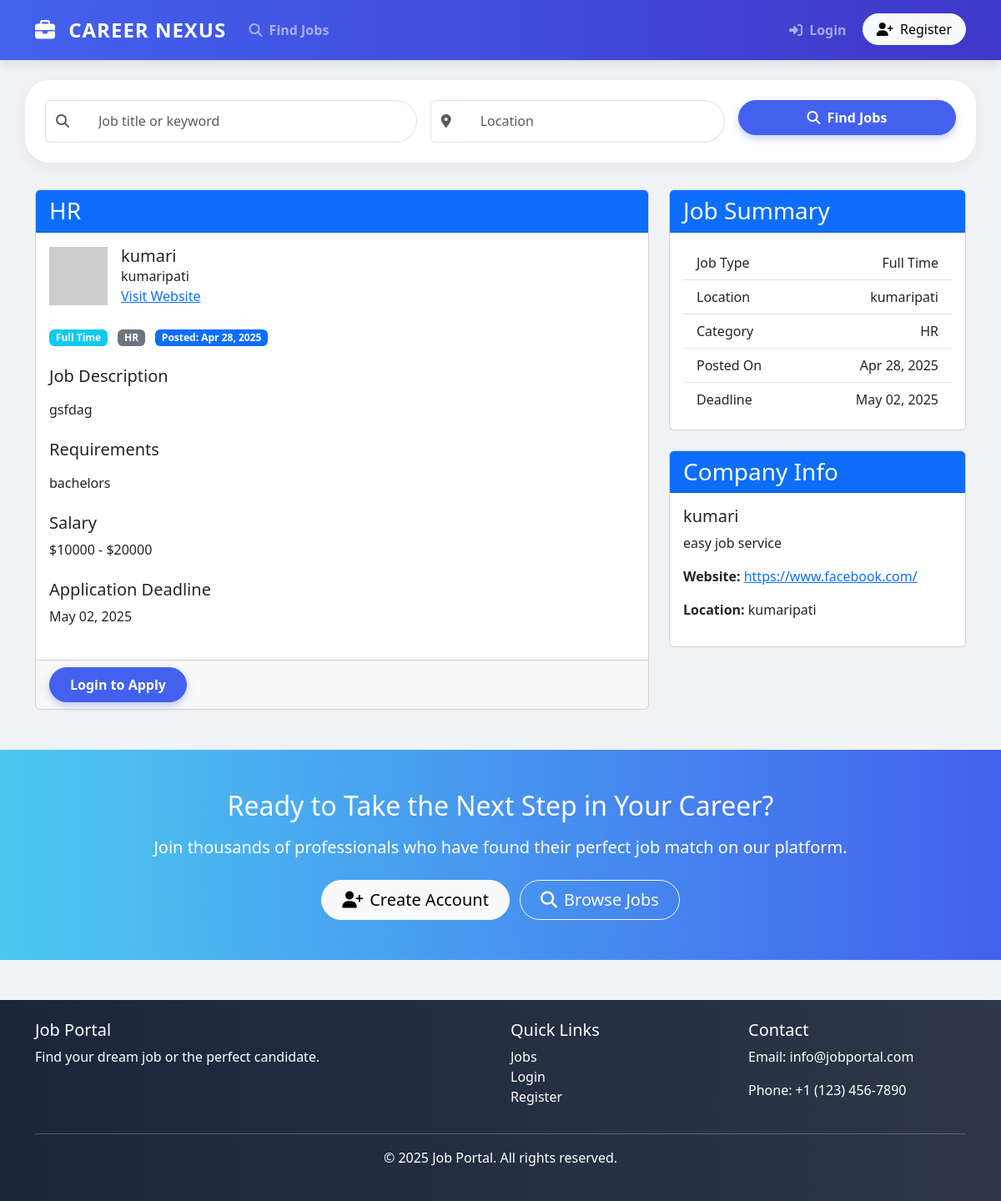
Screenshot of /jobs/3/ with the database file from the repository.
### jobs/models.py (models this page shows, shortened)
class Job(models.Model):
    JOB_TYPE_CHOICES = [
        ('full_time', 'Full Time'),
        ('part_time', 'Part Time'),
        ('contract', 'Contract'),
        ('internship', 'Internship'),
        ('remote', 'Remote'),
    ]
    title = models.CharField(max_length=100)
    company = models.ForeignKey(Company, on_delete=models.CASCADE, related_name='jobs')
    category = models.ForeignKey(Category, on_delete=models.SET_NULL, null=True, related_name='jobs')
    description = models.TextField()
    requirements = models.TextField()
    salary_min = models.IntegerField(blank=True, null=True)
    salary_max = models.IntegerField(blank=True, null=True)
    location = models.CharField(max_length=100)
    job_type = models.CharField(max_length=20, choices=JOB_TYPE_CHOICES)
    posted_by = models.ForeignKey(User, on_delete=models.CASCADE, related_name='posted_jobs')
    created_at = models.DateTimeField(auto_now_add=True)
    deadline = models.DateField()
    is_active = models.BooleanField(default=True)

class Category(models.Model):
    name = models.CharField(max_length=100)
    class Meta:
        verbose_name_plural = "Categories"

### companies/models.py (models this page shows, shortened)
class Company(models.Model):
    name = models.CharField(max_length=100)
    owner = models.ForeignKey(User, on_delete=models.CASCADE, related_name='companies')
    logo = models.ImageField(upload_to='company_logos/', blank=True, null=True)
    description = models.TextField()
    website = models.URLField(blank=True, null=True)
    location = models.CharField(max_length=100)
    established_date = models.DateField(blank=True, null=True)
    class Meta:
        verbose_name_plural = "Companies"

### jobs/views.py (the view)
# urls.py: path('jobs/<int:pk>/', views.job_detail, name='job_detail'),
def job_detail(request, pk):
    job = get_object_or_404(Job, pk=pk)
    already_applied = False
    if request.user.is_authenticated:
        already_applied = Application.objects.filter(job=job, applicant=request.user).exists()
    return render(request, 'jobs/job_detail.html', {
        'job': job,
        'already_applied': already_applied
    })

### templates/jobs/job_detail.html (shortened to what this page needs)
{% extends 'base.html' %}
{% block content %}
<div class="row">
    <div class="col-md-8">
        <div class="card mb-4">
            <div class="card-header bg-primary text-white">
                <h3 class="mb-0">{{ job.title }}</h3>
            </div>
            <div class="card-body">
                <div class="d-flex align-items-center mb-4">
                    {% if job.company.logo %}
                        <img src="{{ job.company.logo.url }}" alt="{{ job.company.name }} Logo" class="me-3" style="width: 70px; height: 70px; object-fit: contain;">
                    {% else %}
                        <img src="https://via.placeholder.com/70" alt="Company Logo" class="me-3">
                    {% endif %}
                    <div>
                        <h5 class="mb-0">{{ job.company.name }}</h5>
                        <p class="mb-0">{{ job.location }}</p>
                        {% if job.company.website %}
                            <a href="{{ job.company.website }}" target="_blank">Visit Website</a>
                        {% endif %}
                    </div>
                </div>
                <div class="mb-4">
                    <span class="badge bg-info me-2">{{ job.get_job_type_display }}</span>
                    {% if job.category %}
                        <span class="badge bg-secondary me-2">{{ job.category.name }}</span>
                    {% endif %}
                    <span class="badge bg-primary">Posted: {{ job.created_at|date:"M d, Y" }}</span>
                </div>
                <div class="mb-4">
                    <h5>Job Description</h5>
                    <p>{{ job.description|linebreaks }}</p>
                </div>
                <div class="mb-4">
                    <h5>Requirements</h5>
                    <p>{{ job.requirements|linebreaks }}</p>
                </div>
                {% if job.salary_min or job.salary_max %}
                    <div class="mb-4">
                        <h5>Salary</h5>
                        <p>
                            {% if job.salary_min and job.salary_max %}
                                ${{ job.salary_min }} - ${{ job.salary_max }}
                            {% elif job.salary_min %}
                                From ${{ job.salary_min }}
                            {% elif job.salary_max %}
                                Up to ${{ job.salary_max }}
                            {% endif %}
                        </p>
                    </div>
                {% endif %}
                <div class="mb-4">
                    <h5>Application Deadline</h5>
                    <p>{{ job.deadline|date:"F d, Y" }}</p>
                </div>
            </div>
<div class="card-footer">
    {% if user.is_authenticated %}
        {% if user.profile.is_employer %}
            {% if job.posted_by == user %}
                <div class="d-flex">
                    <a href="{% url 'job_update' job.pk %}" class="btn btn-primary me-2">Edit Job</a>
                    <a href="{% url 'job_delete' job.pk %}" class="btn btn-danger me-2">Delete Job</a>
                    <a href="{% url 'manage_applications' job.pk %}" class="btn btn-info">Manage Applications</a>
                </div>
            {% endif %}
        {% else %}
            {% if already_applied %}
                <button class="btn btn-success" disabled>Already Applied</button>
            {% else %}
                <a href="{% url 'apply_for_job' job.pk %}" class="btn btn-primary">Apply Now</a>
            {% endif %}
        {% endif %}
    {% else %}
        <a href="{% url 'login' %}?next={% url 'apply_for_job' job.pk %}" class="btn btn-primary">Login to Apply</a>
    {% endif %}
</div>
        </div>
    </div>
    <div class="col-md-4">
        <div class="card mb-4">
            <div class="card-header bg-primary text-white">
                <h3 class="mb-0">Job Summary</h3>
            </div>
            <div class="card-body">
                <ul class="list-group list-group-flush">
                    <li class="list-group-item d-flex justify-content-between align-items-center">
                        <span>Job Type</span>
                        <span>{{ job.get_job_type_display }}</span>
                    </li>
                    <li class="list-group-item d-flex justify-content-between align-items-center">
                        <span>Location</span>
                        <span>{{ job.location }}</span>
                    </li>
                    {% if job.category %}
                        <li class="list-group-item d-flex justify-content-between align-items-center">
                            <span>Category</span>
                            <span>{{ job.category.name }}</span>
                        </li>
                    {% endif %}
                    <li class="list-group-item d-flex justify-content-between align-items-center">
                        <span>Posted On</span>
                        <span>{{ job.created_at|date:"M d, Y" }}</span>
                    </li>
                    <li class="list-group-item d-flex justify-content-between align-items-center">
                        <span>Deadline</span>
                        <span>{{ job.deadline|date:"M d, Y" }}</span>
                    </li>
                </ul>
            </div>
        </div>
        <div class="card">
            <div class="card-header bg-primary text-white">
                <h3 class="mb-0">Company Info</h3>
            </div>
            <div class="card-body">
                <h5>{{ job.company.name }}</h5>
                <p>{{ job.company.description|truncatewords:30 }}</p>
                {% if job.company.website %}
                    <p><strong>Website:</strong> <a href="{{ job.company.website }}" target="_blank">{{ job.company.website }}</a></p>
                {% endif %}
                <p><strong>Location:</strong> {{ job.company.location }}</p>
            </div>
        </div>
    </div>
</div>
{% endblock %}

### templates/base.html (style rules this page uses)
:root { --primary-color: #4361ee; --secondary-color: #3f37c9; --accent-color: #4cc9f0; --dark-color: #1b263b; --light-color: #f8f9fa; }
body { font-family: 'Segoe UI', Tahoma, Geneva, Verdana, sans-serif; background-color: #f0f2f5; }
.btn-primary { background-color: var(--primary-color); border-color: var(--primary-color); border-radius: 30px; padding: 0.5rem 1.5rem; font-weight: 600; box-shadow: 0 4px 10px rgba(67, 97, 238, 0.3); }

### rows the page displays
Job: title "HR", company.name "kumari", location "kumaripati", job_type "Full Time", category.name "HR", created_at "Apr 28, 2025", description "gsfdag", requirements "bachelors", salary_min "10000", salary_max "20000", deadline "May 02, 2025", company.description "easy job service", company.website "https://www.facebook.com/", company.location "kumaripati"
